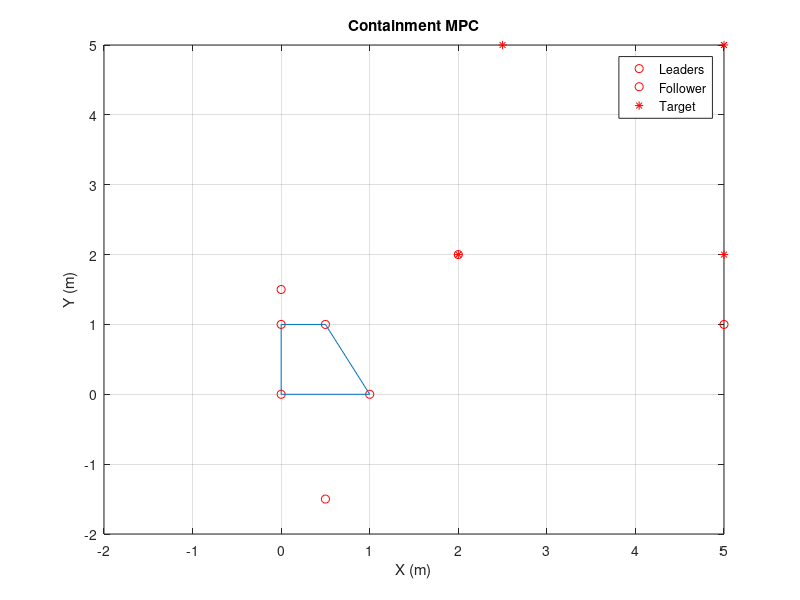

Source code (MATLAB): (Note: this script raises an error after producing the figure.)

addpath('../utils/')



clear all
clf


global app
MODE_GO_FOLLOW = 1;
MODE_STOP_CONTAINMENT = 2;
MODE_TARGET_SENSING = 3;
%% init
app.agent_num = 8;
app.leader_num = 4;
app.follower_num = app.agent_num - app.leader_num;

app.initial_states = zeros(3, app.agent_num);
app.initial_states(:,1) = [0.0 0.0 0]';
app.initial_states(:,2) = [1.0 0.0 0]';
app.initial_states(:,3) = [0.5 1.0 0]';
app.initial_states(:,4) = [0.0 1.0 0]';
app.initial_states(:,5) = [0.0 1.5 0]';
app.initial_states(:,6) = [0.5 -1.5 0]';
app.initial_states(:,7) = [2 2 0]';
app.initial_states(:,8) = [5 1 0]';

app.states = zeros(2, app.agent_num);
app.states(:,1) = [0.0 0.0]';
app.states(:,2) = [1.0 0.0]';
app.states(:,3) = [0.5 1.0]';
app.states(:,4) = [0.0 1.0]';
app.states(:,5) = [0.0 1.5]';
app.states(:,6) = [0.5 -1.5]';
app.states(:,7) = [2 2]';
app.states(:,8) = [5 1]';

app.states_ref = zeros(3, app.agent_num);
app.states_ref(:,1) = [2.0 2.0 0]';
app.states_ref(:,2) = [5.0 2.0 0]';
app.states_ref(:,3) = [5.0 5.0 0]';
app.states_ref(:,4) = [2.5 5.0 0]';
app.states_ref(:,5) = [0.0 1.5 0]';
app.states_ref(:,6) = [0.5 -1.5 0]';
app.states_ref(:,7) = [2 2 0]';
app.states_ref(:,8) = [5 1 0]';

app.control_input = zeros(2, app.agent_num);

app.dt = 0.05;                   % sampling time (unit: second)

app.MODE = 0;
%% Plotting inintialization
figure(1);
ax = axes;


app.plot_p = cell(1, app.agent_num);
app.plot_t = cell(1, app.leader_num);


for i = 1:app.agent_num
    app.plot_p{i} = plot(ax, app.states(1,i), app.states(2,i), 'ro'); hold on; grid on;
end
for i = 1:app.leader_num
    app.plot_t{i} = plot(ax, app.states_ref(1,i), app.states_ref(2,i), 'r*');
end

p = zeros(app.leader_num, 2);
for j = 1:app.leader_num
    p(j,:) = app.states(:,j);
end
[k, av] = convhull(p);
convex_hull = plot(ax, p(k,1),p(k,2));

xlim([-2.0 5.0]); ylim([-2.0 5.0]);
xlabel('X (m)'); ylabel('Y (m)');
legend([app.plot_p{1}  app.plot_p{4} app.plot_t{1}], {'Leaders', 'Follower', 'Target'});
title('Containment MPC');


%% app.mpc settting

mpc_initialization();
app.history_size = 50;
hbar = waitbar(0, 'Simulation Progress');
for k=1:app.history_size
    for ct = 1:app.agent_num
        yk = app.mpc.agent(ct).data.xHistory(1:3,k)' + randn + 0.01;
        xk = correct(app.mpc.agent(ct).data.EKF, yk);
        [uk, options] = nlmpcmove(app.mpc.agent(ct).data.nlobj, xk, app.mpc.agent(ct).data.lastMV,app.mpc.agent(ct).data.ref',[],app.mpc.agent(ct).data.options);
        predict(app.mpc.agent(ct).data.EKF,uk,0.4);
        lastMV = uk;
        ODEFUN = @(t,xk) FlyingRobotStateFcn(xk,uk);
        [TOUT,YOUT] = ode45(ODEFUN,[0 0.4], app.mpc.agent(ct).data.xHistory(:,k)');
        app.mpc.agent(ct).data.xHistory(:,k+1) = YOUT(end,:);
        app.mpc.agent(ct).data.uHistory(:,k+1) = uk;
    end
    waitbar(k/app.history_size, hbar);
end
close(hbar)

%% plotting history

figure(1);
clf;
legends = cell(1,app.agent_num);
for ct = 1:app.agent_num
    legends{ct} = num2str(ct);
    legends{ct} = strcat("robot",legends{ct});
    x = zeros(1, app.history_size+1);
    y = zeros(1, app.history_size+1);
    x(:) = app.mpc.agent(ct).data.xHistory(1,:);
    y(:) = app.mpc.agent(ct).data.xHistory(2,:);
    plot(x,y, '-+'); hold on;
end
legend(legends);
for ct = 1:app.agent_num
    FlyingRobotPlotTracking(app.mpc.agent(ct).data.xHistory, app.mpc.agent(ct).data.uHistory, ct);
end


%% Simulation
i = 0;
while(1)
    i = i + 1;
    MODE = 0;
    % Check converge
    diff = zeros(2, app.leader_num);
    diff_norm = zeros(1, app.leader_num);
    for j = 1:app.leader_num
        diff(:, j) = app.states(:,j) - app.states_ref(:,j);
        diff_norm(j) = norm(diff(:,j));
    end
    if mean(diff_norm) < 0.05
        break;
    end
    
    % We need to check leader's shape is convex?
    % We need to check if all follower are in convex hull.
    p = zeros(app.leader_num, 2);
    for j = 1:app.leader_num
        p(j,:) = app.states(:,j);
    end
    
    [kk, av] = convhull(p);
    
    k = convhulln(p);
    check = 1;
    for j = 1:app.follower_num
        in = inhull(app.states(:,app.leader_num + j)', p, k);
        if(in == 0)
            fprintf("follower %d is not in convex hull. \n", j);
            check = 0;
        end
    end
    if(in ~= 0)
        fprintf("All followers are in convex hull. \n", j);
    end
    
    
    
    % control
    app.control_input(:,:) = 0;
    if(check == 1)
        MODE = MODE_STOP_CONTAINMENT;
    end
    
    
    
    fprintf("MODE is %d  1 = STOP_CONTAINMENT , 2 = GO_FOLLOW , 3 = TARGET_SENSING \n", MODE);
    
    % MODE 1 : STOP_CONTAINMENT
    if(MODE == MODE_STOP_CONTAINMENT)
        % 
        STOP_CONTAINMENT(1);
    end 
    % MODE 2 : GO_FOLLOW
    if(MODE == MODE_GO_FOLLOW)
        %
        GO_FOLLOW(1);
    end
    % MODE 3 : TARGET_SENSING
    if(MODE == MODE_TARGET_SENSING)
        %
        TARGET_SENSING(1);
    end
    
    
    
    % Check hardware constraint
    for j = 1:app.agent_num
       if(app.control_input(1,j) > 0.15)
           app.control_input(1,j) = 0.15;
       elseif app.control_input(1,j) < -0.15
          app.control_input(1,j) = -0.15; 
       end
       if(app.control_input(2,j) > 0.15)
           app.control_input(2,j) = 0.15;
       elseif app.control_input(2,j) < -0.15
          app.control_input(2,j) = -0.15; 
       end
    end
    
    
    % Update state
    for j = 1:app.agent_num
        app.states(:,j) = update_state(app.states(:,j), app.control_input(:,j), app.dt);
    end
    
    
    
    % Update plot
    for j = 1:app.agent_num
        app.plot_p{j}.XData = app.states(1,j);
        app.plot_p{j}.YData = app.states(2,j);
    end
    % draw convel hull
    convex_hull.XData = p(kk,1); convex_hull.YData = p(kk,2);
    drawnow;
end

function output = update_state(state, ctrl, sampling_time)
output = state + ctrl * sampling_time;
end








function r = dynamics(x, u)
r = zeros(3,1);
r(1) = x(1) + u(1) * cos(x(3)) * 0.1;
r(2) = x(2) + u(1) * sin(x(3)) * 0.1;
r(3) = x(3) + u(2) * 0.1;
end






